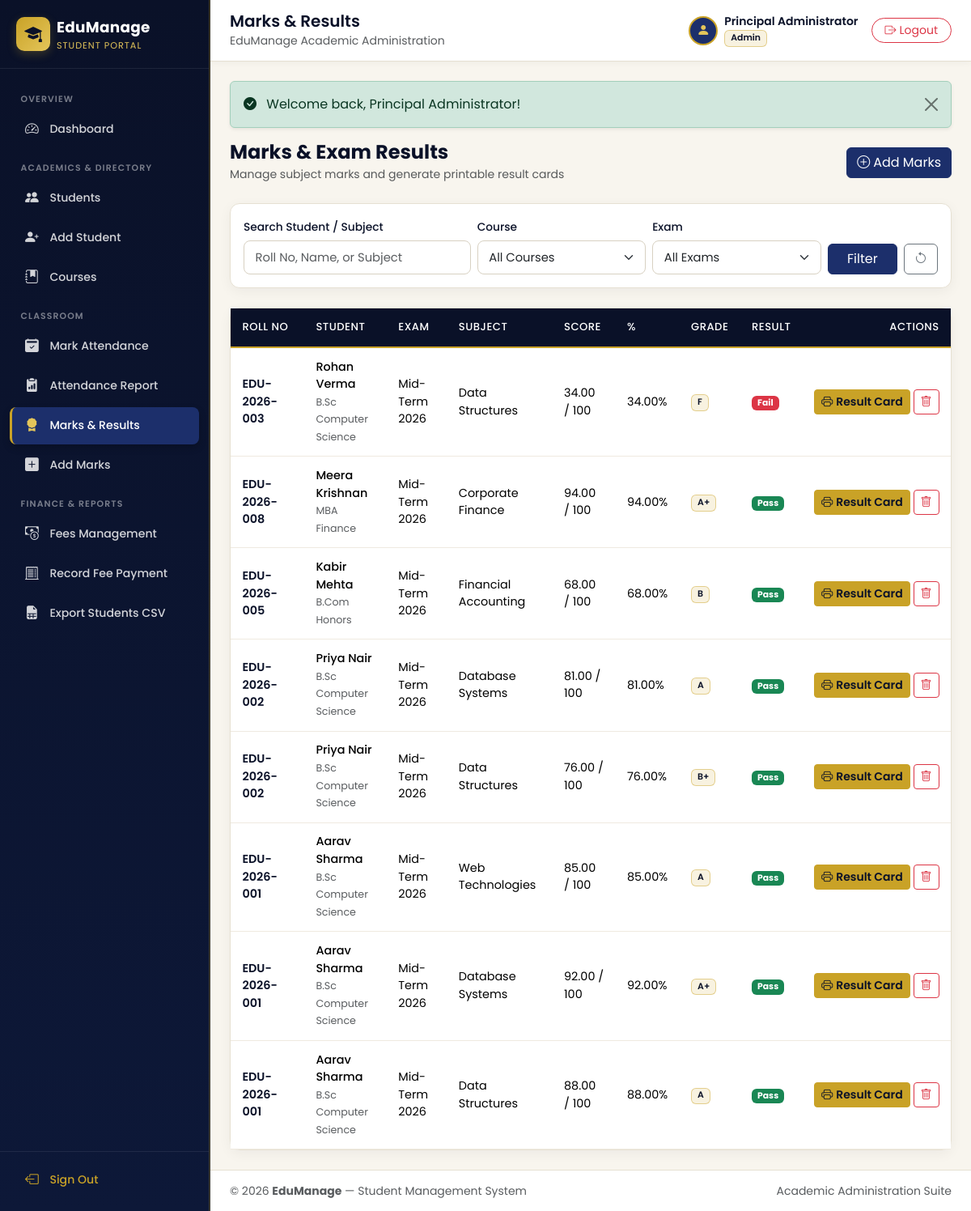
/marks/list.php (signed in), run on the app's committed database.
### tables this page shows
CREATE TABLE `marks` (
  `id` INT UNSIGNED NOT NULL AUTO_INCREMENT,
  `student_id` INT UNSIGNED NOT NULL,
  `subject` VARCHAR(100) NOT NULL,
  `exam_name` VARCHAR(100) NOT NULL,
  `max_marks` INT UNSIGNED NOT NULL DEFAULT 100,
  `marks_obtained` DECIMAL(5, 2) NOT NULL,
  `percentage` DECIMAL(5, 2) NOT NULL,
  `grade` VARCHAR(5) NOT NULL,
  `result_status` ENUM('Pass', 'Fail') NOT NULL,
  `added_by` INT UNSIGNED DEFAULT NULL,
  `created_at` TIMESTAMP NOT NULL DEFAULT CURRENT_TIMESTAMP,
  PRIMARY KEY (`id`),
  KEY `idx_marks_student` (`student_id`),
  CONSTRAINT `fk_marks_student`
    FOREIGN KEY (`student_id`) REFERENCES `students` (`id`)
    ON DELETE CASCADE ON UPDATE CASCADE,
  CONSTRAINT `fk_marks_user`
    FOREIGN KEY (`added_by`) REFERENCES `users` (`id`)
    ON DELETE SET NULL ON UPDATE CASCADE
);

CREATE TABLE `students` (
  `id` INT UNSIGNED NOT NULL AUTO_INCREMENT,
  `roll_no` VARCHAR(30) NOT NULL,
  `full_name` VARCHAR(120) NOT NULL,
  `father_name` VARCHAR(120) NOT NULL,
  `email` VARCHAR(120) NOT NULL,
  `phone` VARCHAR(20) NOT NULL,
  `gender` ENUM('Male', 'Female', 'Other') NOT NULL,
  `dob` DATE NOT NULL,
  `address` TEXT NOT NULL,
  `course_id` INT UNSIGNED NOT NULL,
  `admission_date` DATE NOT NULL,
  `photo` VARCHAR(255) DEFAULT NULL,
  `status` ENUM('Active', 'Inactive') NOT NULL DEFAULT 'Active',
  `created_at` TIMESTAMP NOT NULL DEFAULT CURRENT_TIMESTAMP,
  PRIMARY KEY (`id`),
  UNIQUE KEY `uq_students_roll_no` (`roll_no`),
  UNIQUE KEY `uq_students_email` (`email`),
  KEY `idx_students_course` (`course_id`),
  CONSTRAINT `fk_students_course`
    FOREIGN KEY (`course_id`) REFERENCES `courses` (`id`)
    ON DELETE RESTRICT ON UPDATE CASCADE
);

CREATE TABLE `courses` (
  `id` INT UNSIGNED NOT NULL AUTO_INCREMENT,
  `course_name` VARCHAR(120) NOT NULL,
  `course_code` VARCHAR(30) NOT NULL,
  `duration` VARCHAR(50) NOT NULL,
  `fees` DECIMAL(10, 2) NOT NULL DEFAULT 0.00,
  `created_at` TIMESTAMP NOT NULL DEFAULT CURRENT_TIMESTAMP,
  PRIMARY KEY (`id`),
  UNIQUE KEY `uq_courses_code` (`course_code`)
);

### config/db.php (called while the page is built, shortened)
<?php
function e(?string $value): string
{
    return htmlspecialchars((string) $value, ENT_QUOTES | ENT_SUBSTITUTE, 'UTF-8');
}
function url(string $path = ''): string
{
    $cleanPath = ltrim($path, '/');
    return ($cleanPath === '') ? (BASE_URL === '' ? '/' : BASE_URL . '/') : BASE_URL . '/' . $cleanPath;
}

### marks/list.php (the view, shortened to what this page needs)
<?php
require_once dirname(__DIR__) . '/includes/auth_check.php';
$search    = trim($_GET['search'] ?? '');
$where  = [];
$params = [];
$where_sql = $where ? ('WHERE ' . implode(' AND ', $where)) : '';
$stmt = $pdo->prepare("
    SELECT m.*, s.roll_no, s.full_name, c.course_name
    FROM marks m
    INNER JOIN students s ON m.student_id = s.id
    INNER JOIN courses c ON s.course_id = c.id
    {$where_sql}
    ORDER BY m.id DESC
");
$stmt->execute($params);
$marks = $stmt->fetchAll();
include dirname(__DIR__) . '/includes/header.php';
?>
<div class="d-flex flex-wrap justify-content-between align-items-center gap-2 mb-4">
    <div>
        <h4 class="fw-bold text-navy mb-0">Marks &amp; Exam Results</h4>
        <small class="text-muted">Manage subject marks and generate printable result cards</small>
    </div>
    <a href="<?= e(url('marks/add.php')) ?>" class="btn btn-royal">
        <i class="bi bi-plus-circle me-1"></i>Add Marks
    </a>
</div>
<div class="royal-card p-3 mb-4">
    <form method="GET" action="<?= e(url('marks/list.php')) ?>" class="row g-2 align-items-end">
        <div class="col-md-4">
            <label class="form-label">Search Student / Subject</label>
            <input type="text" name="search" class="form-control" value="<?= e($search) ?>" placeholder="Roll No, Name, or Subject">
        </div>
        <div class="col-md-3">
            <label class="form-label">Course</label>
            <select name="course_id" class="form-select">
                <option value="">All Courses</option>
            </select>
        </div>
        <div class="col-md-3">
            <label class="form-label">Exam</label>
            <select name="exam_name" class="form-select">
                <option value="">All Exams</option>
            </select>
        </div>
        <div class="col-md-2 d-flex gap-2">
            <button type="submit" class="btn btn-royal flex-fill">Filter</button>
            <a href="<?= e(url('marks/list.php')) ?>" class="btn btn-outline-secondary" title="Reset"><i class="bi bi-arrow-counterclockwise"></i></a>
        </div>
    </form>
</div>
<div class="royal-card">
    <div class="card-body p-0">
        <div class="table-responsive">
            <table class="table table-royal table-hover mb-0">
                <thead>
                    <tr>
                        <th>Roll No</th>
                        <th>Student</th>
                        <th>Exam</th>
                        <th>Subject</th>
                        <th>Score</th>
                        <th>%</th>
                        <th>Grade</th>
                        <th>Result</th>
                        <th class="text-end">Actions</th>
                    </tr>
                </thead>
                <tbody>
                    <?php if (empty($marks)): ?>
                        <tr>
                            <td colspan="9" class="text-center text-muted py-5">No marks records found.</td>
                        </tr>
                    <?php else: ?>
                        <?php foreach ($marks as $m): ?>
                            <tr>
                                <td class="fw-semibold text-navy"><?= e($m['roll_no']) ?></td>
                                <td>
                                    <div class="fw-medium"><?= e($m['full_name']) ?></div>
                                    <small class="text-muted"><?= e($m['course_name']) ?></small>
                                </td>
                                <td><?= e($m['exam_name']) ?></td>
                                <td><?= e($m['subject']) ?></td>
                                <td><?= e($m['marks_obtained']) ?> / <?= (int) $m['max_marks'] ?></td>
                                <td><?= e($m['percentage']) ?>%</td>
                                <td><span class="badge badge-role"><?= e($m['grade']) ?></span></td>
                                <td>
                                    <span class="badge <?= $m['result_status'] === 'Pass' ? 'bg-success' : 'bg-danger' ?>">
                                        <?= e($m['result_status']) ?>
                                    </span>
                                </td>
                                <td class="text-end text-nowrap">
                                    <a href="<?= e(url('marks/result_card.php?student_id=' . (int) $m['student_id'] . '&exam=' . urlencode($m['exam_name']))) ?>"
                                       class="btn btn-sm btn-gold" title="Printable Result Card">
                                        <i class="bi bi-printer me-1"></i>Result Card
                                    </a>
                                    <button type="button"
                                            class="btn btn-sm btn-outline-danger"
                                            title="Delete"
                                            data-bs-toggle="modal"
                                            data-bs-target="#deleteConfirmModal"
                                            data-id="<?= (int) $m['id'] ?>"
                                            data-name="<?= e($m['full_name'] . ' - ' . $m['subject'] . ' (' . $m['exam_name'] . ')') ?>"
                                            data-action="<?= e(url('marks/list.php')) ?>">
                                        <i class="bi bi-trash"></i>
                                    </button>
                                </td>
                            </tr>
                        <?php endforeach; ?>
                    <?php endif; ?>
                </tbody>
            </table>
        </div>
    </div>
</div>
<?php include dirname(__DIR__) . '/includes/footer.php'; ?>

### assets/css/style.css (style rules this page uses)
:root { --navy: #0a1128; --navy-light: #131f44; --royal: #1c2f6b; --royal-hover: #253d88; --gold: #c9a227; --gold-light: #e4c55a; --gold-soft: rgba(201, 162, 39, 0.14); --offwhite: #f8f5ee; --surface: #ffffff; --text-main: #1b2238; --text-muted: #647087; --border-color: #e6e0d2; --sidebar-width: 260px; --transition-speed: 0.25s; }
body { font-family: 'Poppins', sans-serif; background-color: var(--offwhite); color: var(--text-main); margin: 0; overflow-x: hidden; }
.text-navy { color: var(--navy) !important; }
.btn-royal { background-color: var(--royal); border-color: var(--royal); color: #fff; transition: all var(--transition-speed) ease; }
.btn-gold { background-color: var(--gold); border-color: var(--gold); color: var(--navy); font-weight: 600; transition: all var(--transition-speed) ease; }
.badge-role { background-color: var(--gold-soft); color: var(--navy); border: 1px solid rgba(201, 162, 39, 0.45); font-size: 0.68rem; font-weight: 600; }
.royal-card { background-color: var(--surface); border: 1px solid var(--border-color); border-radius: 12px; box-shadow: 0 4px 16px rgba(10, 17, 40, 0.05); }
.form-control, .form-select { border-color: #d8d1c2; border-radius: 8px; padding: 0.55rem 0.85rem; font-size: 0.92rem; transition: border-color 0.2s ease, box-shadow 0.2s ease; }
.form-label { font-weight: 500; font-size: 0.86rem; color: var(--navy); margin-bottom: 0.35rem; }
.table-royal thead th { background-color: var(--navy); color: #ffffff; font-weight: 500; font-size: 0.82rem; text-transform: uppercase; letter-spacing: 0.5px; border-bottom: 2px solid var(--gold); padding: 0.85rem 0.9rem; white-space: nowrap; }
.table-royal tbody td { vertical-align: middle; padding: 0.8rem 0.9rem; font-size: 0.9rem; border-color: #efeae0; }

### data on the page
marks: student.roll_no "EDU-2026-003", student.full_name "Rohan Verma", courses.course_name "B.Sc Computer Science", exam_name "Mid-Term 2026", subject "Data Structures", marks_obtained "34.00", max_marks "100", percentage "34.00", grade "F", result_status "Fail"
marks: student.roll_no "EDU-2026-008", student.full_name "Meera Krishnan", courses.course_name "MBA Finance", exam_name "Mid-Term 2026", subject "Corporate Finance", marks_obtained "94.00", max_marks "100", percentage "94.00", grade "A+", result_status "Pass"
marks: student.roll_no "EDU-2026-005", student.full_name "Kabir Mehta", courses.course_name "B.Com Honors", exam_name "Mid-Term 2026", subject "Financial Accounting", marks_obtained "68.00", max_marks "100", percentage "68.00", grade "B", result_status "Pass"
marks: student.roll_no "EDU-2026-002", student.full_name "Priya Nair", courses.course_name "B.Sc Computer Science", exam_name "Mid-Term 2026", subject "Database Systems", marks_obtained "81.00", max_marks "100", percentage "81.00", grade "A", result_status "Pass"
marks: student.roll_no "EDU-2026-002", student.full_name "Priya Nair", courses.course_name "B.Sc Computer Science", exam_name "Mid-Term 2026", subject "Data Structures", marks_obtained "76.00", max_marks "100", percentage "76.00", grade "B+", result_status "Pass"
marks: student.roll_no "EDU-2026-001", student.full_name "Aarav Sharma", courses.course_name "B.Sc Computer Science", exam_name "Mid-Term 2026", subject "Web Technologies", marks_obtained "85.00", max_marks "100", percentage "85.00", grade "A", result_status "Pass"
marks: student.roll_no "EDU-2026-001", student.full_name "Aarav Sharma", courses.course_name "B.Sc Computer Science", exam_name "Mid-Term 2026", subject "Database Systems", marks_obtained "92.00", max_marks "100", percentage "92.00", grade "A+", result_status "Pass"
marks: student.roll_no "EDU-2026-001", student.full_name "Aarav Sharma", courses.course_name "B.Sc Computer Science", exam_name "Mid-Term 2026", subject "Data Structures", marks_obtained "88.00", max_marks "100", percentage "88.00", grade "A", result_status "Pass"

### other printed values
APP_NAME "EduManage"
$page_title "Marks & Results"
$current_user "Principal Administrator"
$current_role "Admin"
$flash['message'] "Welcome back, Principal Administrator!"
